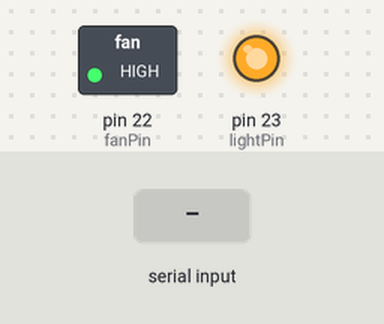
This sketch was run on a simulated Arduino Mega 2560, built with avr-gcc and run on an emulated ATmega2560. Shown: switched loads named in the sketch (green lamp = pin HIGH), output pins drawn as LEDs (lit = HIGH). The test bench sets the inputs (shaded band).

Above: at 1.2 s.
1.3 s: "1" received over Serial
At 2.5 s:
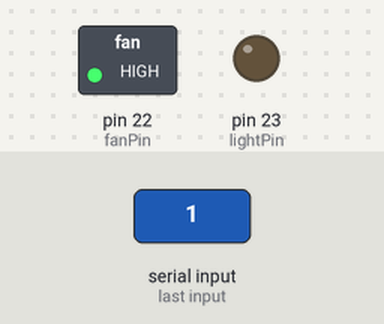
2.8 s: "3" received over Serial
At 3.6 s:
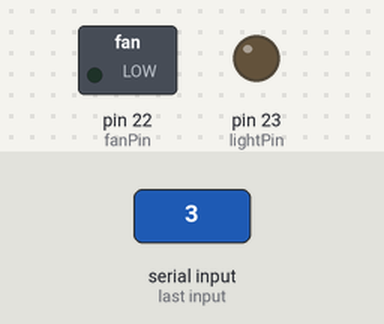
4.3 s: "2" received over Serial
At 4.8 s:
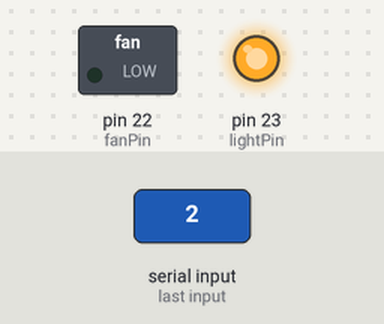
5.8 s: "4" received over Serial
At 7.1 s:
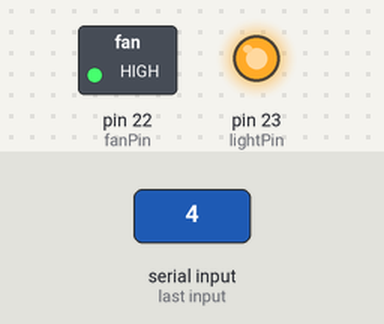
Timing chart, 0 to 8.3 s (numbered marks = the images above; inputs shaded):
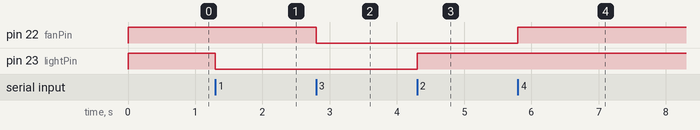

The sketch:

code.ino
```cpp
int lightPin = 23;
int fanPin = 22;

void setup() {
    pinMode(fanPin, OUTPUT);
    pinMode(lightPin, OUTPUT);
    digitalWrite(fanPin, HIGH);
    digitalWrite(lightPin, HIGH);
    Serial.begin(9600);
}

void loop() {
    if (Serial.available()) {
        int data = (int) Serial.read();

        if (data == 49) // data sent = 1
            digitalWrite(lightPin, LOW);
        else if (data == 50) // data sent = 2
            digitalWrite(lightPin, HIGH);
        else if (data == 51) // data sent = 3
            digitalWrite(fanPin, LOW);
        else if (data == 52) // data sent = 4
            digitalWrite(fanPin, HIGH);
    }
}
```

Measured:
- after the input at 1.3 s, pin 23 (lightPin): HIGH → LOW at once
- after the input at 2.8 s, pin 22 (fanPin): HIGH → LOW at once
- after the input at 4.3 s, pin 23 (lightPin): LOW → HIGH at once
- after the input at 5.8 s, pin 22 (fanPin): LOW → HIGH at once
